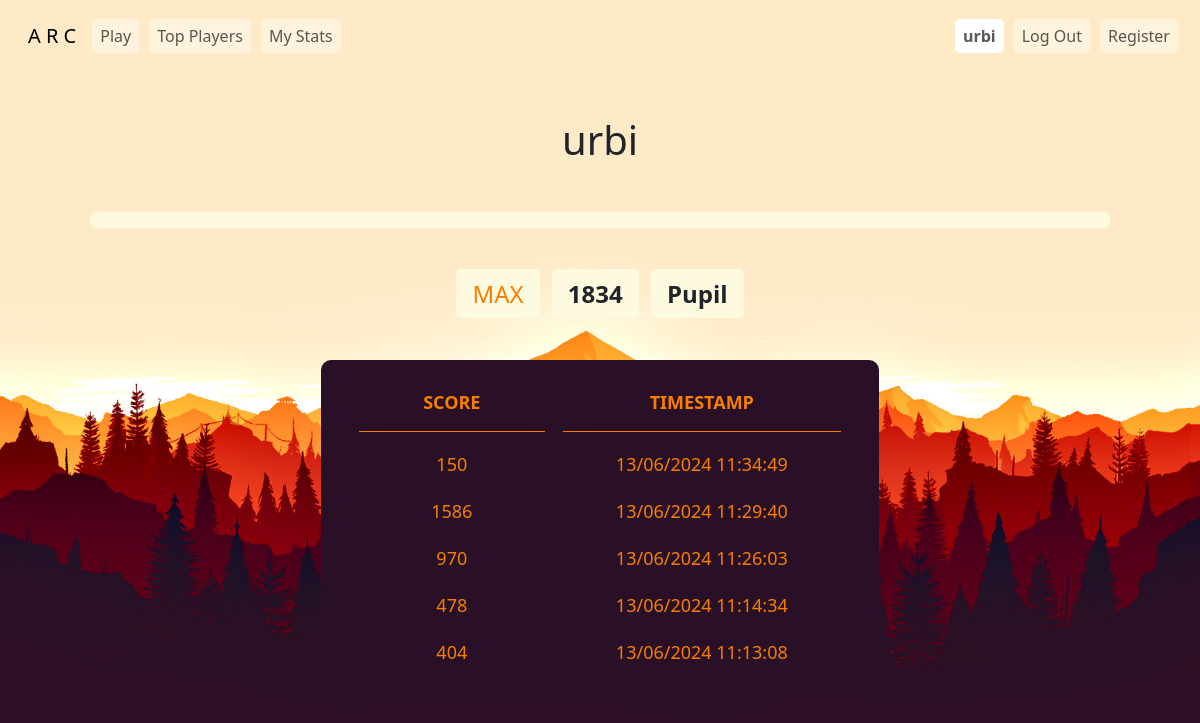
Page /stats (signed in) on the earlier database version.
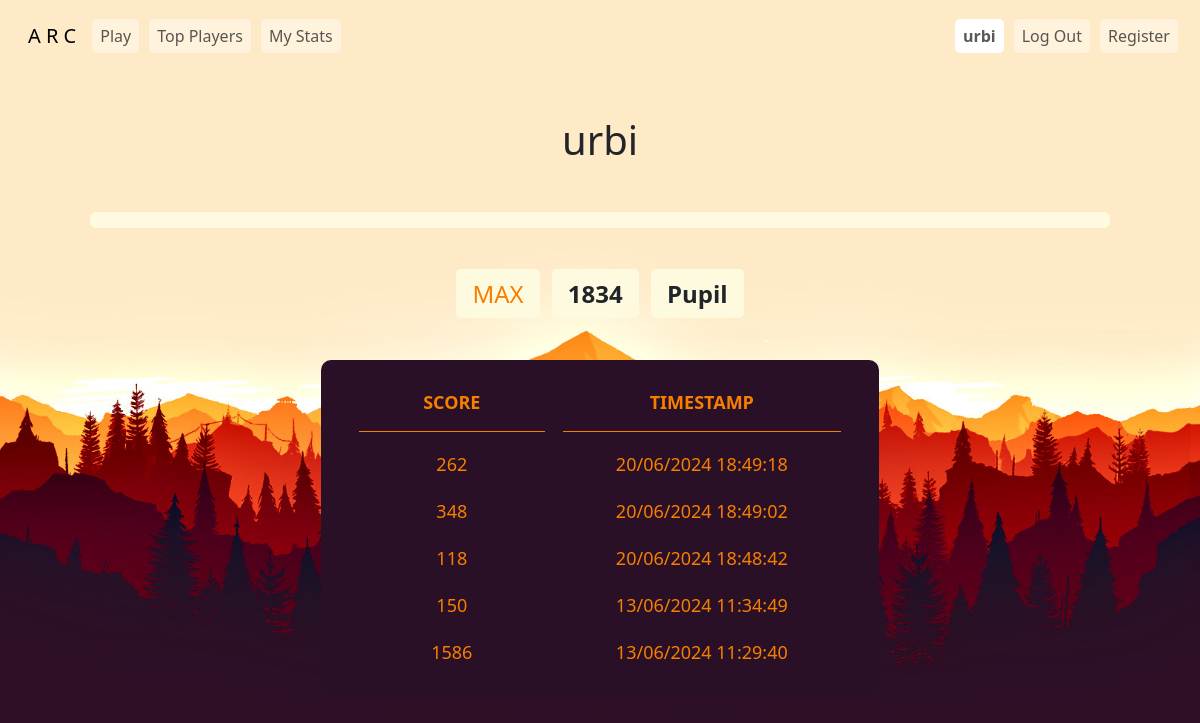
Same page on the later database version.
### tables this page shows
CREATE TABLE 'games' ('id' INTEGER NOT NULL, 'username' TEXT NOT NULL, 'score' INTEGER NOT NULL DEFAULT 0 , 'timestamp' DATETIME);

### app.py (the view)
@app.route("/stats")
@login_required
def stats():
    gameData = db.execute("SELECT score, timestamp FROM games WHERE id = ? ORDER BY timestamp DESC LIMIT 5", session["user_id"])
    userData = db.execute("SELECT username, highscore, title FROM users WHERE id = ?", session["user_id"])[0]
    highestScore = userData["highscore"]
    username = userData["username"]
    title = userData["title"]
    return render_template("stats.html", gameData = gameData, highestScore = highestScore, title = title, username = username)

### app.py (called while the page is built)
@app.after_request
def after_request(response):
    response.headers["Cache-Control"] = "no-cache, no-store, must-revalidate"
    response.headers["Expires"] = 0
    response.headers["Pragma"] = "no-cache"
    return response

def login_required(f):
    @wraps(f)
    def decorated_function(*args, **kwargs):
        if session.get("user_id") is None:
            return redirect("/login")
        return f(*args, **kwargs)
    return decorated_function

### templates/stats.html (shortened to what this page needs)
{% extends "layout.html" %}
{% block styles %}
    <link rel="stylesheet" href="/static/stylesheets/statsStyles.css">
{% endblock %}
{% block main %}
    <main class="container pt-5 mt-1">
        <div class="text-center mx-auto colored">
            <p class="h1">{{ username }}</p>
        </div>
        <div class="mt-5 px-5">
            <div class="progress" role="progressbar">
            </div>
        </div>
        <div class="text-center mt-5">
            <span id="maxText" class="px-3 py-2 fs-4">MAX</span>
            <span id="ratingText" class="colored ms-2 px-3 py-2 fs-4"><strong>{{ highestScore }}</strong></span>
            <span class="colored fs-4 ms-2 px-3 py-2" id="titleText"><strong>{{ title }}</strong></span>
        </div>
        <div class="mt-5 text-center">
            <table class="mx-auto">
                <colgroup>
                    <col span="1" style="width: 40%;">
                    <col span="1" style="width: 60%;">
                </colgroup>
                <thead>
                    <tr>
                        <th>SCORE</th>
                        <th>TIMESTAMP</th>
                    </tr>
                </thead>
                <tbody>
                    {% for record in gameData %}
                        <tr style="color: #f77f00;">
                            <td>{{ record.score }}</td>
                            <td>{{ record.timestamp }}</td>
                        </tr>
                    {% endfor %}
                </tbody>
            </table>
        </div>
    </main>
{% endblock %}

Differences in the rows shown:
no longer on this page (row unchanged): games: score "970", timestamp "13/06/2024 11:26:03"
no longer on this page (row unchanged): games: score "478", timestamp "13/06/2024 11:14:34"
no longer on this page (row unchanged): games: score "404", timestamp "13/06/2024 11:13:08"
added games: score "262", timestamp "20/06/2024 18:49:18"
added games: score "348", timestamp "20/06/2024 18:49:02"
added games: score "118", timestamp "20/06/2024 18:48:42"
